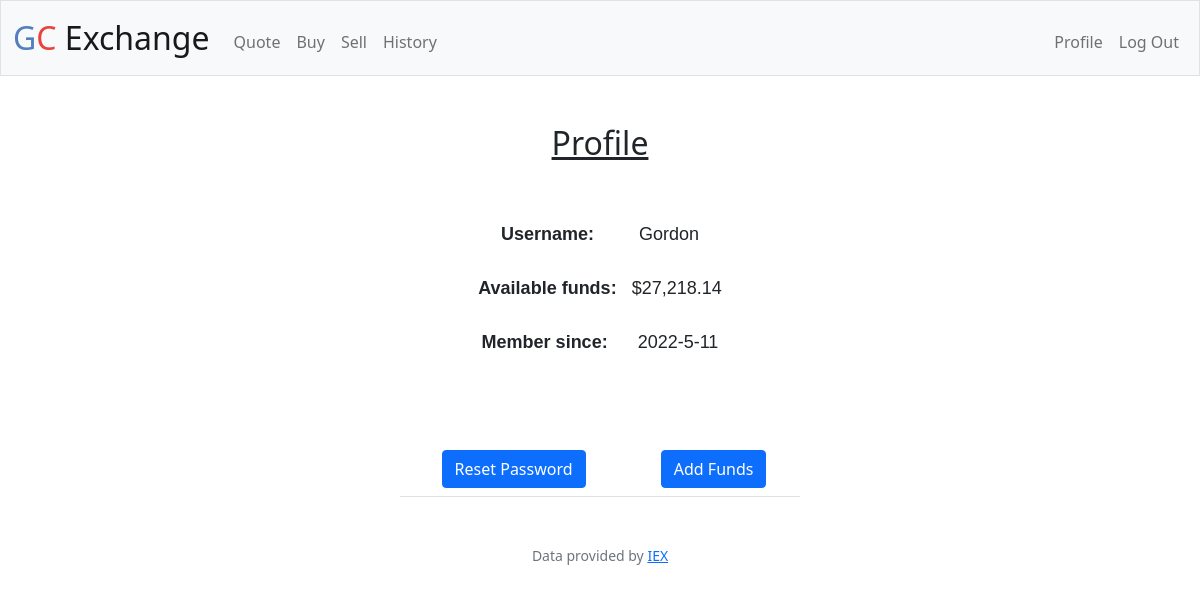
The page /profile (signed in) on the database as committed earlier.
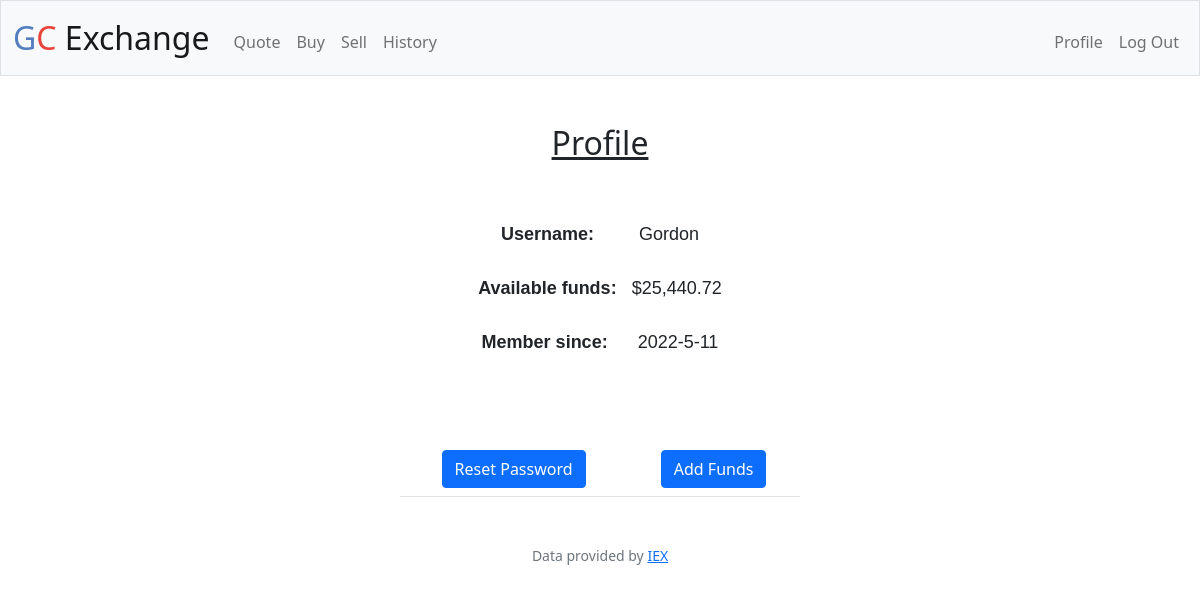
The same page on the database as committed later.
### tables this page shows
CREATE TABLE users (id INTEGER PRIMARY KEY AUTOINCREMENT NOT NULL, username TEXT NOT NULL, hash TEXT NOT NULL, cash NUMERIC NOT NULL DEFAULT 10000.00, 'join_date' TEXT);

### app.py (the view)
@app.route("/profile")
@login_required
def profile():
    user = db.execute("SELECT * FROM users WHERE id is ?", session["user_id"])
    return render_template("profile.html", user=user)

### app.py (called while the page is built)
@app.after_request
def after_request(response):
    response.headers["Cache-Control"] = "no-cache, no-store, must-revalidate"
    response.headers["Expires"] = 0
    response.headers["Pragma"] = "no-cache"
    return response

### helpers.py (called while the page is built)
def login_required(f):
    @wraps(f)
    def decorated_function(*args, **kwargs):
        if session.get("user_id") is None:
            return redirect("/login")
        return f(*args, **kwargs)
    return decorated_function

def usd(value):
    return f"${value:,.2f}"

### templates/profile.html (shortened to what this page needs)
{% extends "layout.html" %}
{% block main %}
    <h2 style="text-decoration-line: underline;">Profile</h2>
    <br>
    <pre>
        <p><b>Username:</b>         {{ user[0]["username"] }}
<b>Available funds:</b>   {{ user[0]["cash"] | usd }}
<B>Member since:</B>      {{ user[0]["join_date"] }}</p>
    </pre>
    <table class="table indexTB" style="max-width: 400px; text-align: center;">
        <td>
            <form action="/reset" method="get">
                <button class="btn btn-primary" type="submit">Reset Password</button>
            </form>
        </td>
        <td>
            <form action="/addCash" method="get">
                <button class="btn btn-primary" type="submit">Add Funds</button>
            </form>
        </td>
    </table>
{% endblock %}

Rows that differ between the two databases and show on the page:
changed users "Gordon": cash "$27,218.14" → "$25,440.72"
